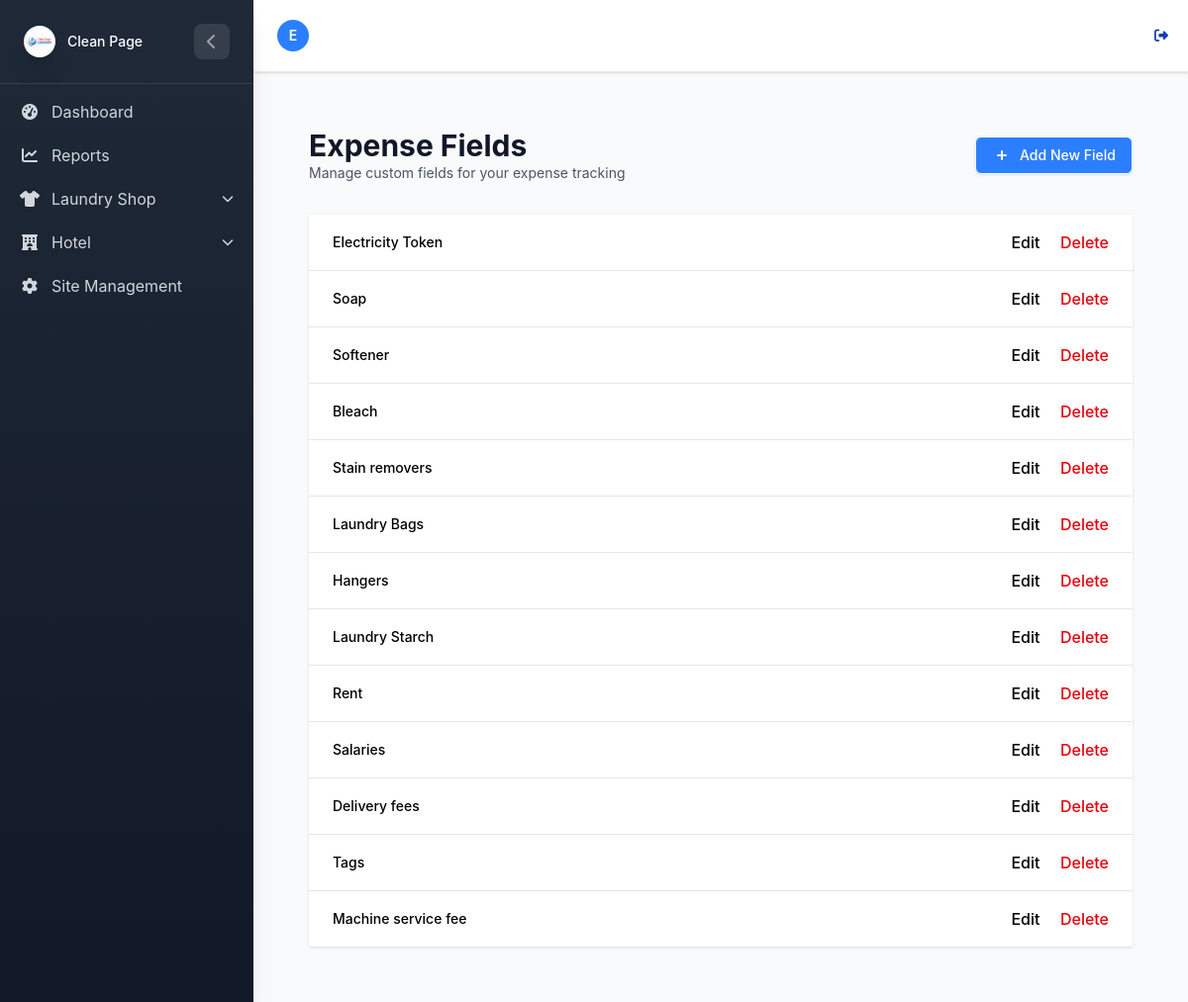
Screenshot of /Laundry/expense-fields/ (signed in) with the database file from the repository.
### LaundryApp/models.py (models this page shows, shortened)
class UserProfile(AbstractUser):
    username = None
    email = models.EmailField(unique=True)
    USERNAME_FIELD = 'email'
    REQUIRED_FIELDS = []
    APP_CHOICES = (
        ('laundry', 'Laundry'),
        ('hotel', 'Hotel'),
    )
    app_type = models.CharField(max_length=20, choices=APP_CHOICES, default='hotel')
    USER_TYPE_CHOICES = (
        ('admin', 'Admin'),
        ('staff', 'Staff'),
    )
    user_type = models.CharField(max_length=20, choices=USER_TYPE_CHOICES, db_index=True)
    objects = CustomUserManager()

class ExpenseField(models.Model):
    label = models.CharField(max_length=100, db_index=True)
    created_at = models.DateTimeField(auto_now_add=True)
    class Meta:
        unique_together = ('label',)  # Prevent duplicate labels

### LaundryApp/View/Expenses.py (the view)
# urls.py: path('expense-fields/', expense_field_list, name='expense_field_list'),
@login_required
def expense_field_list(request):
    fields = ExpenseField.objects.all()
    return render(request, "expenses/expense_field_list.html", {"fields": fields})

### LaundryApp/templates/expenses/expense_field_list.html (shortened to what this page needs)
{% extends "../home.html" %}
{% load static %}
{% block content %}
<div class="min-h-screen bg-gray-50 py-8 px-4 sm:px-6 lg:px-8">
    <div class="max-w-7xl mx-auto">
        <div class="flex justify-between items-center mb-8">
            <div>
                <h1 class="text-3xl font-bold text-gray-900">Expense Fields</h1>
                <p class=" text-sm text-gray-600">Manage custom fields for your expense tracking</p>
            </div>
            <a href="{% url 'laundry:create_expense_field' %}"
                class="inline-flex items-center px-4 py-2 border border-transparent rounded-md shadow-sm text-sm font-medium text-white bg-blue-500 hover:bg-indigo-700 focus:outline-none focus:ring-2 focus:ring-offset-2 focus:ring-indigo-500">
                <svg class="-ml-1 mr-2 h-5 w-5" xmlns="http://www.w3.org/2000/svg" viewBox="0 0 20 20"
                    fill="currentColor" aria-hidden="true">
                    <path fill-rule="evenodd"
                        d="M10 5a1 1 0 011 1v3h3a1 1 0 110 2h-3v3a1 1 0 11-2 0v-3H6a1 1 0 110-2h3V6a1 1 0 011-1z"
                        clip-rule="evenodd" />
                </svg>
                Add New Field
            </a>
        </div>
        {% if fields %}
        <div class="bg-white shadow overflow-hidden sm:rounded-md">
            <ul class="divide-y divide-gray-200">
                {% for field in fields %}
                <li>
                    <div class="px-4 py-4 sm:px-6">
                        <div class="flex items-center justify-between">
                            <div class="flex items-center">
                                <div class="ml-4">
                                    <div class="flex items-center">
                                        <p class="text-sm font-medium text-indigo-600 truncate">{{ field.label }}</p>
                                    </div>
                                </div>
                            </div>
                            <div class="flex space-x-3">
                                <div class="flex-shrink-0">
                                    <a href="{% url 'laundry:edit_expense_field' field.id %}"
                                        class="font-medium text-indigo-600 hover:text-indigo-900 mr-4">Edit</a>
                                    <a href="{% url 'laundry:delete_expense_field' field.id %}"
                                        class="font-medium text-red-600 hover:text-red-900">Delete</a>
                                </div>
                            </div>
                        </div>
                    </div>
                </li>
                {% endfor %}
            </ul>
        </div>
        {% endif %}
    </div>
</div>
{% endblock %}

### LaundryApp/templates/home.html (shortened to what this page needs)
{% load static tailwind_tags %}
{% load static %}
<!DOCTYPE html>
<html lang="en">
<head>
    {% tailwind_css %}
    <link rel="stylesheet" href="https://cdnjs.cloudflare.com/ajax/libs/font-awesome/6.4.0/css/all.min.css">
    <link rel="stylesheet" href="{% static 'css/dist/styles.css' %}">
</head>
<body class="bg-gray-50 min-h-screen font-sans">
    <div id="sidebar"
        class="sidebar-gradient w-64 fixed top-0 left-0 h-full sidebar-transition z-50 shadow-xl sidebar-mobile-hidden lg:sidebar-mobile-visible">
        <div class="p-4 lg:p-6 border-b border-gray-700">
            <div class="flex items-center justify-between">
                <div class="flex items-center space-x-3">
                    <div class="w-8 h-8 rounded-lg flex items-center justify-center">
                        {% if user.is_authenticated and user.is_superuser %}
                        <div class="rounded-full shadow-xl flex items-center justify-center" style="width:40px;">
                            <img src="{% static 'logos/Clean-page-logo.png' %}" alt="Logo" class=" w-full rounded-full object-contain">
                        </div>
                        {% elif app_type == 'hotel' %}
                        <div class="rounded-full shadow-xl flex items-center justify-center" style="width:40px;">
                            <img src="{% static 'logos/Clean-page-logo.png' %}" alt="Logo" class=" w-full rounded-full object-contain">
                        </div>
                        {% elif app_type == 'laundry' %}
                    <div class="rounded-full shadow-xl flex items-center justify-center" style="width:40px;">
                        <img src="{% static 'logos/Clean-page-logo.png' %}" alt="Logo" class=" w-full rounded-full object-contain">
                    </div>
                        {% else %}
                        <i class="fas fa-building text-white text-sm"></i>
                        {% endif %}
                    </div>
                    <span class="text-white text-sm font-medium sidebar-header-text">
                        {% if user.is_authenticated and user.is_superuser %}
                        <div class="flex items-center space-x-3">
                            <p class="text-white,font-medium font-awesome sidebar-title">Clean Page</p>
                        </div>
                        {% elif app_type == 'hotel' %}
                        Hotel
                        {% elif app_type == 'laundry' %}
                        Clean Page
                        {% else %}
                        Clean Page
                        {% endif %}
                    </span>
                </div>
                {% if user.is_superuser or app_type == 'hotel' or app_type == 'laundry' %}
                <button id="sidebar-toggle" class="sidebar-toggle-btn text-gray-400 hover:text-white lg:flex hidden">
                    <i class="fas fa-chevron-left"></i>
                </button>
                {% endif %}
            </div>
        </div>
        <div class="sidebar-scrollable">
            <nav class="p-2 lg:p-4 space-y-1">
                {% if user.is_authenticated and user.is_superuser %}
                <a href="{% url 'laundry:dashboard' %}"
                    class="flex items-center space-x-3 px-3 py-2 lg:px-4 lg:py-3 text-gray-300 hover:bg-gray-700 hover:text-white rounded-lg transition-colors group"
                    title="Dashboard">
                    <i class="fas fa-tachometer-alt w-5 text-center"></i>
                    <span class="sidebar-text">Dashboard</span>
                </a>
                <a href="{% url 'laundry:laundryapp_dashboard' %}"
                    class="flex items-center space-x-3 px-3 py-2 lg:px-4 lg:py-3 text-gray-300 hover:bg-gray-700 hover:text-white rounded-lg transition-colors group"
                    title="Reports">
                    <i class="fas fa-chart-line w-5 text-center"></i>
                    <span class="sidebar-text">Reports</span>
                </a>
                <div class="dropdown-group" id="laundry-dropdown-group">
                    <div class="dropdown-toggle flex items-center space-x-3 px-3 py-2 lg:px-4 lg:py-3 text-gray-300 hover:bg-gray-700 hover:text-white rounded-lg transition-colors group cursor-pointer"
                        onclick="toggleDropdown('laundry-dropdown', 'laundry')">
                        <i class="fas fa-shirt w-5 text-center"></i>
                        <span class="sidebar-text flex-1">Laundry Shop</span>
                        <i class="fas fa-chevron-down text-xs transition-transform duration-300"></i>
                    </div>
                </div>
                <div class="dropdown-group" id="hotel-dropdown-group">
                    <div class="dropdown-toggle flex items-center space-x-3 px-3 py-2 lg:px-4 lg:py-3 text-gray-300 hover:bg-gray-700 hover:text-white rounded-lg transition-colors group cursor-pointer"
                        onclick="toggleDropdown('hotel-dropdown', 'hotel')">
                        <i class="fas fa-hotel w-5 text-center"></i>
                        <span class="sidebar-text flex-1">Hotel</span>
                        <i class="fas fa-chevron-down text-xs transition-transform duration-300"></i>
                    </div>
                </div>
                <a href="{% url 'laundry:user_management' %}"
                    class="flex items-center space-x-3 px-3 py-2 lg:px-4 lg:py-3 text-gray-300 hover:bg-gray-700 hover:text-white rounded-lg transition-colors group"
                    title="Site Management">
                    <i class="fas fa-cog w-5 text-center"></i>
                    <span class="sidebar-text">Site Management</span>
                </a>
                {% endif %}
            </nav>
        </div>
    </div>
    <div id="main-content"
        class="content-transition min-h-screen content-mobile-full {% if user.is_authenticated %}lg:ml-64{% endif %}">
        <header class="bg-white shadow-sm border-b border-gray-200">
            <div class="flex items-center justify-between px-4 py-3 lg:px-6 lg:py-4">
                <div class="flex items-center space-x-3 p-2">
                    <div class="flex items-center justify-around space-x-3">
                        <div class="relative">
                            <div
                                class="w-8 h-8 lg:w-10 lg:h-10 bg-blue-500 rounded-full flex items-center justify-center">
                                <span class="text-white font-semibold text-sm lg:text-base">{{ user.get_username|first|upper}}</span>
                            </div>
                        </div>
                    </div>
                </div>
                {% if user.is_authenticated %}
                <form method="post" action="{% url 'logout' %}">
                    <button type="submit"
                        class="text-blue-800 hover:text-blue-600 text-sm lg:text-base bg-transparent border-0 cursor-pointer flex items-center">
                        <i class="fas fa-sign-out-alt mr-1"></i>
                    </button>
                </form>
                {% else %}
                <a href="{% url 'login' %}"
                    class="text-blue-800 hover:text-blue-600 text-sm lg:text-base bg-transparent border-0 cursor-pointer flex items-center">
                    <i class="fas fa-sign-in-alt mr-1"></i>
                    <span class="hidden sm:inline">Login</span>
                </a>
                {% endif %}
            </div>
        </header>
        <main class="p-4 lg:p-6">
            {% block content %}{% endblock %}
        </main>
    </div>
</body>
</html>

### LaundryApp/templates/home.html (style rules this page uses)
.sidebar-transition { transition: all 0.3s ease-in-out; }
.content-transition { transition: margin-left 0.3s ease-in-out; }
.sidebar-gradient { background: linear-gradient(180deg, #1f2937 0%, #111827 100%); }
.sidebar-toggle-btn { transition: all 0.3s ease; width: 36px; height: 36px; display: flex; align-items: center; justify-content: center; border-radius: 8px; background-color: rgba(255, 255, 255, 0.1); }
.dropdown-toggle { cursor: pointer; }
.dropdown-toggle i.fa-chevron-down { transition: transform 0.3s ease; }
.sidebar-scrollable { height: calc(100% - 80px); overflow-y: auto; }

### LaundryApp/templates/expenses/expense_field_list.html (style rules this page uses)
body { font-family: 'Inter', sans-serif; }

### rows the page displays
UserProfile: get_username|first "E"
ExpenseField: label "Electricity Token"
ExpenseField: label "Soap"
ExpenseField: label "Softener"
ExpenseField: label "Bleach"
ExpenseField: label "Stain removers"
ExpenseField: label "Laundry Bags"
ExpenseField: label "Hangers"
ExpenseField: label "Laundry Starch"
ExpenseField: label "Rent"
ExpenseField: label "Salaries"
ExpenseField: label "Delivery fees"
ExpenseField: label "Tags"
ExpenseField: label "Machine service fee"
